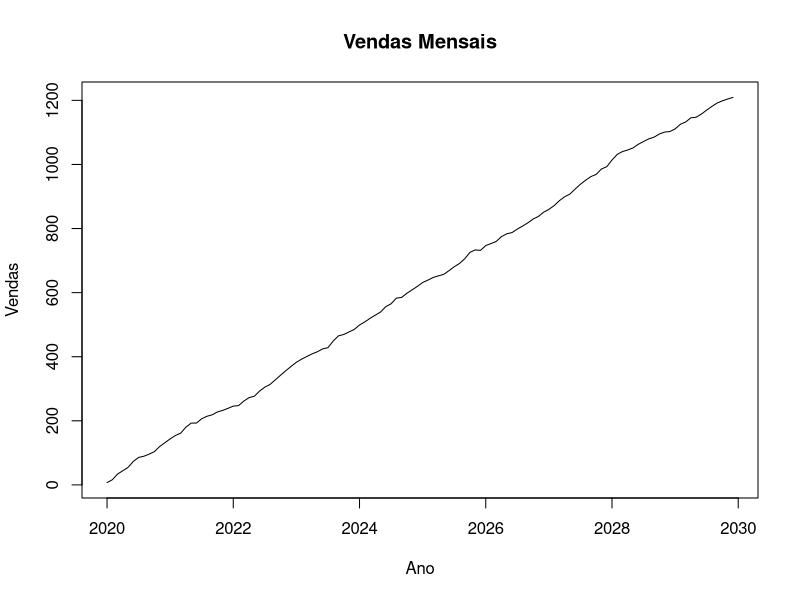
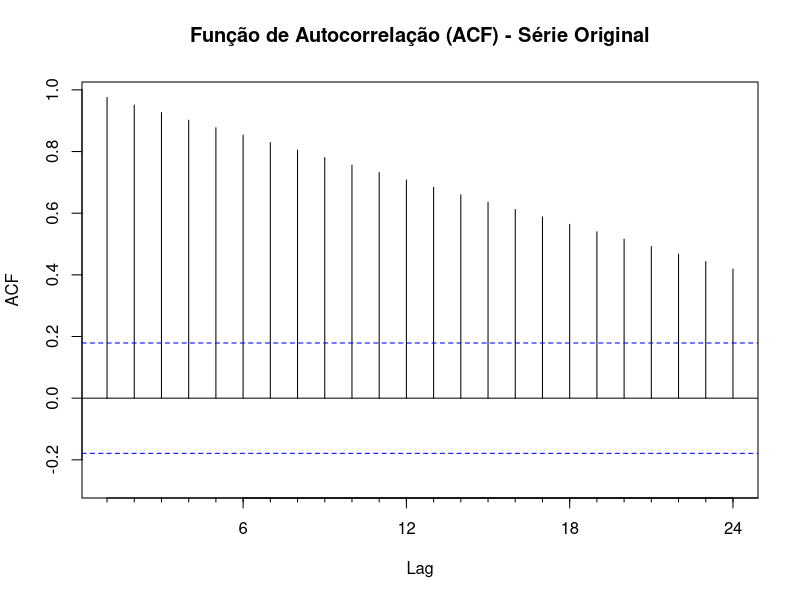
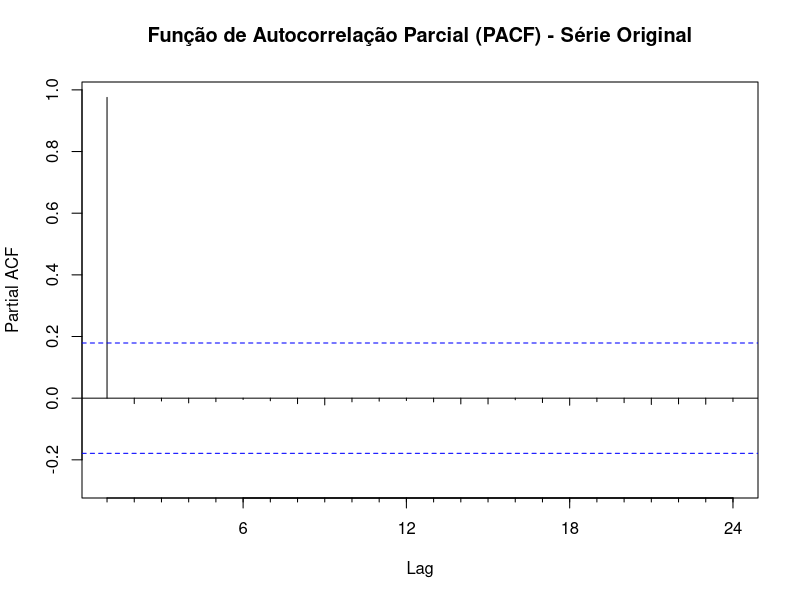
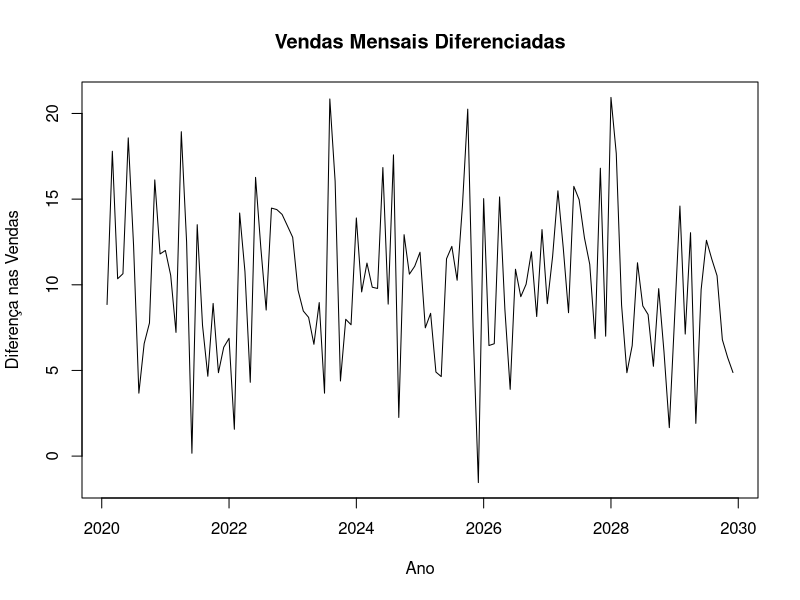
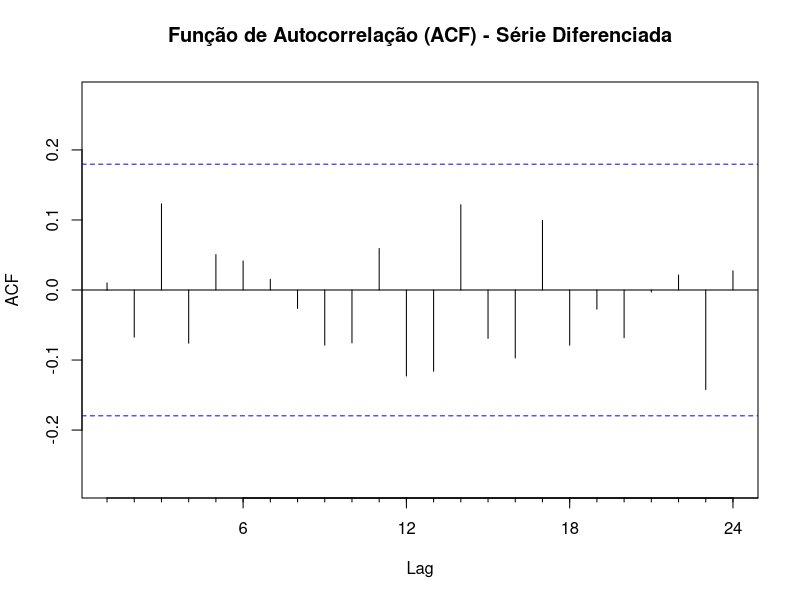
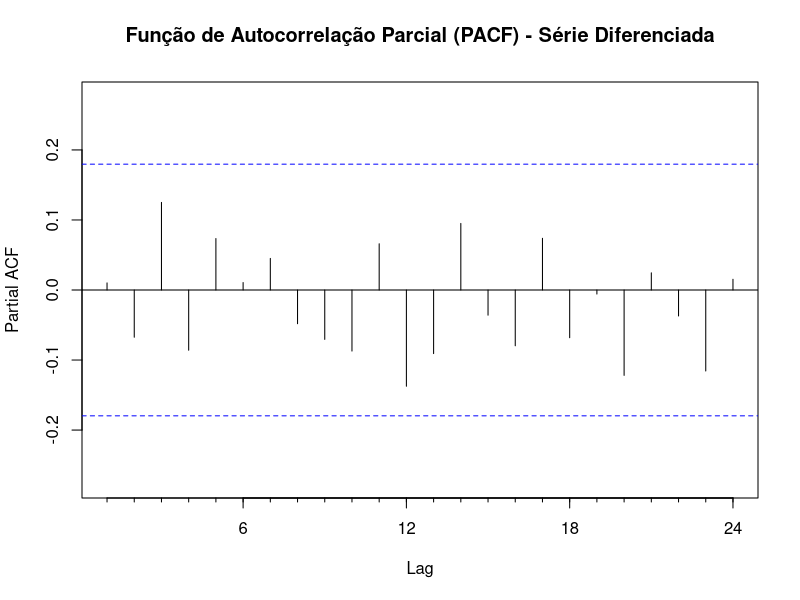
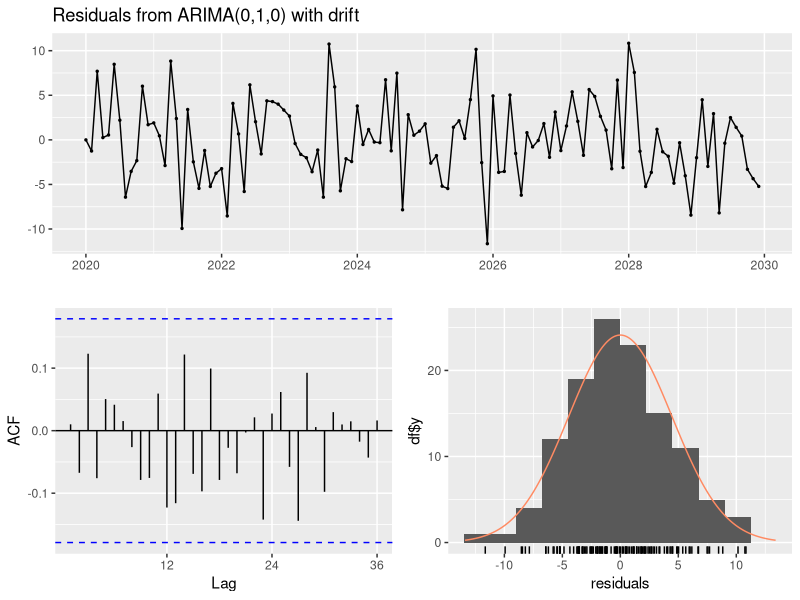
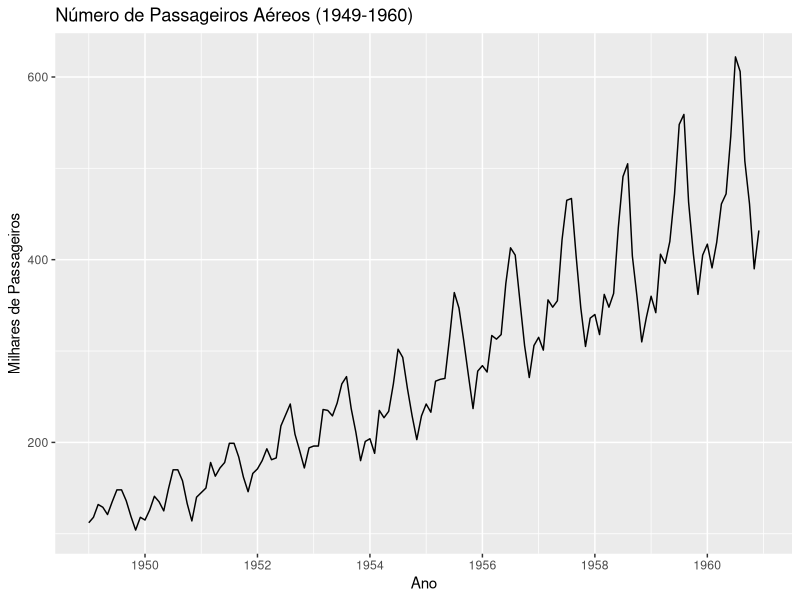

These figures' R source, in order:
# Carregar pacotes
library(ggplot2)
library(forecast)

# Criando dados fictícios de vendas mensais com tendência
set.seed(123)
vendas <- cumsum(rnorm(120, mean = 10, sd = 5))  # Vendas mensais com tendência
vendas_ts <- ts(vendas, start = c(2020, 1), frequency = 12)

# Visualizando a série temporal
plot(vendas_ts, main = "Vendas Mensais", xlab = "Ano", ylab = "Vendas")

# Plotar ACF e PACF da série original
acf_vendas <- Acf(vendas_ts, main = "Função de Autocorrelação (ACF) - Série Original")
pacf_vendas <- Pacf(vendas_ts, main = "Função de Autocorrelação Parcial (PACF) - Série Original")

# Diferenciar a série (primeira diferença)
vendas_diff <- diff(vendas_ts)

# Visualizar a série diferenciada
plot(vendas_diff, main = "Vendas Mensais Diferenciadas", xlab = "Ano", ylab = "Diferença nas Vendas")

# Plotar ACF e PACF da série diferenciada
acf_vendas_diff <- Acf(vendas_diff, main = "Função de Autocorrelação (ACF) - Série Diferenciada")
pacf_vendas_diff <- Pacf(vendas_diff, main = "Função de Autocorrelação Parcial (PACF) - Série Diferenciada")

# Ajustar modelo ARIMA
modelo_arima <- auto.arima(vendas_ts)
summary(modelo_arima)

# Diagnóstico dos resíduos
checkresiduals(modelo_arima)


#################################################################################

# Carregar pacotes necessários
library(forecast)
library(ggplot2)

# Carregar o conjunto de dados AirPassengers
data("AirPassengers")
passengers_ts <- AirPassengers

# Visualizar a série temporal
autoplot(passengers_ts) + ggtitle("Número de Passageiros Aéreos (1949-1960)") + xlab("Ano") + ylab("Milhares de Passageiros")
# Teste de Dickey-Fuller aumentado
library(tseries)
adf_test <- adf.test(passengers_ts)
print(adf_test)

# Se o p-valor do teste for menor que 0.05, rejeitamos a hipótese nula de que a série possui uma raiz unitária (não estacionária).
# Caso contrário, não rejeitamos a hipótese nula.

# Diferenciar a série (primeira diferença)
passengers_diff <- diff(passengers_ts, differences = 1)

# Visualizar a série diferenciada
autoplot(passengers_diff) + ggtitle("Número de Passageiros Aéreos Diferenciado (1949-1960)") + xlab("Ano") + ylab("Diferença no Número de Passageiros")

# Plotar ACF e PACF da série diferenciada
acf_passengers_diff <- Acf(passengers_diff, main = "ACF da Série Diferenciada")
pacf_passengers_diff <- Pacf(passengers_diff, main = "PACF da Série Diferenciada")

# Ajustar o modelo ARIMA
modelo_arima <- auto.arima(passengers_ts)
summary(modelo_arima)
# Diagnóstico dos resíduos
checkresiduals(modelo_arima)

# Fazer previsões para os próximos 24 meses
previsao <- forecast(modelo_arima, h = 24)
autoplot(previsao) + ggtitle("Previsão do Número de Passageiros Aéreos") + xlab("Ano") + ylab("Milhares de Passageiros")


